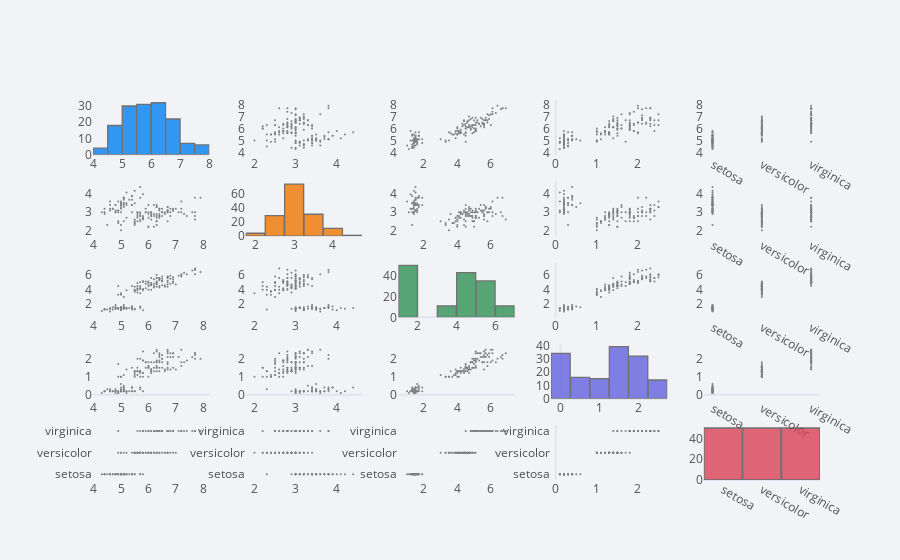

Notebook source saved alongside this figure:
### Code cell
df.scatter_matrix()

### Figure 1 — Plotly figure (JSON) as saved in the notebook; plotly's stock layout.template omitted (floating-point values rounded to 4 significant figures; data arrays with more than 128 entries replaced by an {"elided": "..."} marker saying what was removed)
{"data": [{"histfunc": "count", "histnorm": "", "marker": {"color": "rgba(0, 128, 240, 1.0)", "line": {"color": "#505050", "width": 1.3}}, "name": "sepal_length", "nbinsx": 10, "opacity": 0.8, "orientation": "v", "type": "histogram", "x": {"elided": "150 float values"}, "xaxis": "x", "yaxis": "y"}, {"line": {"color": "rgba(128, 128, 128, 1.0)", "dash": "solid", "shape": "linear", "width": 1.3}, "marker": {"size": 2, "symbol": "circle"}, "mode": "markers", "name": "sepal_length", "text": "", "type": "scatter", "x": {"elided": "150 float values"}, "xaxis": "x2", "y": {"elided": "150 float values"}, "yaxis": "y2"}, {"line": {"color": "rgba(128, 128, 128, 1.0)", "dash": "solid", "shape": "linear", "width": 1.3}, "marker": {"size": 2, "symbol": "circle"}, "mode": "markers", "name": "sepal_length", "text": "", "type": "scatter", "x": {"elided": "150 float values"}, "xaxis": "x3", "y": {"elided": "150 float values"}, "yaxis": "y3"}, {"line": {"color": "rgba(128, 128, 128, 1.0)", "dash": "solid", "shape": "linear", "width": 1.3}, "marker": {"size": 2, "symbol": "circle"}, "mode": "markers", "name": "sepal_length", "text": "", "type": "scatter", "x": {"elided": "150 float values"}, "xaxis": "x4", "y": {"elided": "150 float values"}, "yaxis": "y4"}, {"line": {"color": "rgba(128, 128, 128, 1.0)", "dash": "solid", "shape": "linear", "width": 1.3}, "marker": {"size": 2, "symbol": "circle"}, "mode": "markers", "name": "sepal_length", "text": "", "type": "scatter", "x": {"elided": "150 str values"}, "xaxis": "x5", "y": {"elided": "150 float values"}, "yaxis": "y5"}, {"line": {"color": "rgba(128, 128, 128, 1.0)", "dash": "solid", "shape": "linear", "width": 1.3}, "marker": {"size": 2, "symbol": "circle"}, "mode": "markers", "name": "sepal_width", "text": "", "type": "scatter", "x": {"elided": "150 float values"}, "xaxis": "x6", "y": {"elided": "150 float values"}, "yaxis": "y6"}, {"histfunc": "count", "histnorm": "", "marker": {"color": "rgba(238, 118, 0, 1.0)", "line": {"color": "#505050", "width": 1.3}}, "name": "sepal_width", "nbinsx": 10, "opacity": 0.8, "orientation": "v", "type": "histogram", "x": {"elided": "150 float values"}, "xaxis": "x7", "yaxis": "y7"}, {"line": {"color": "rgba(128, 128, 128, 1.0)", "dash": "solid", "shape": "linear", "width": 1.3}, "marker": {"size": 2, "symbol": "circle"}, "mode": "markers", "name": "sepal_width", "text": "", "type": "scatter", "x": {"elided": "150 float values"}, "xaxis": "x8", "y": {"elided": "150 float values"}, "yaxis": "y8"}, {"line": {"color": "rgba(128, 128, 128, 1.0)", "dash": "solid", "shape": "linear", "width": 1.3}, "marker": {"size": 2, "symbol": "circle"}, "mode": "markers", "name": "sepal_width", "text": "", "type": "scatter", "x": {"elided": "150 float values"}, "xaxis": "x9", "y": {"elided": "150 float values"}, "yaxis": "y9"}, {"line": {"color": "rgba(128, 128, 128, 1.0)", "dash": "solid", "shape": "linear", "width": 1.3}, "marker": {"size": 2, "symbol": "circle"}, "mode": "markers", "name": "sepal_width", "text": "", "type": "scatter", "x": {"elided": "150 str values"}, "xaxis": "x10", "y": {"elided": "150 float values"}, "yaxis": "y10"}, {"line": {"color": "rgba(128, 128, 128, 1.0)", "dash": "solid", "shape": "linear", "width": 1.3}, "marker": {"size": 2, "symbol": "circle"}, "mode": "markers", "name": "petal_length", "text": "", "type": "scatter", "x": {"elided": "150 float values"}, "xaxis": "x11", "y": {"elided": "150 float values"}, "yaxis": "y11"}, {"line": {"color": "rgba(128, 128, 128, 1.0)", "dash": "solid", "shape": "linear", "width": 1.3}, "marker": {"size": 2, "symbol": "circle"}, "mode": "markers", "name": "petal_length", "text": "", "type": "scatter", "x": {"elided": "150 float values"}, "xaxis": "x12", "y": {"elided": "150 float values"}, "yaxis": "y12"}, {"histfunc": "count", "histnorm": "", "marker": {"color": "rgba(48, 144, 84, 1.0)", "line": {"color": "#505050", "width": 1.3}}, "name": "petal_length", "nbinsx": 10, "opacity": 0.8, "orientation": "v", "type": "histogram", "x": {"elided": "150 float values"}, "xaxis": "x13", "yaxis": "y13"}, {"line": {"color": "rgba(128, 128, 128, 1.0)", "dash": "solid", "shape": "linear", "width": 1.3}, "marker": {"size": 2, "symbol": "circle"}, "mode": "markers", "name": "petal_length", "text": "", "type": "scatter", "x": {"elided": "150 float values"}, "xaxis": "x14", "y": {"elided": "150 float values"}, "yaxis": "y14"}, {"line": {"color": "rgba(128, 128, 128, 1.0)", "dash": "solid", "shape": "linear", "width": 1.3}, "marker": {"size": 2, "symbol": "circle"}, "mode": "markers", "name": "petal_length", "text": "", "type": "scatter", "x": {"elided": "150 str values"}, "xaxis": "x15", "y": {"elided": "150 float values"}, "yaxis": "y15"}, {"line": {"color": "rgba(128, 128, 128, 1.0)", "dash": "solid", "shape": "linear", "width": 1.3}, "marker": {"size": 2, "symbol": "circle"}, "mode": "markers", "name": "petal_width", "text": "", "type": "scatter", "x": {"elided": "150 float values"}, "xaxis": "x16", "y": {"elided": "150 float values"}, "yaxis": "y16"}, {"line": {"color": "rgba(128, 128, 128, 1.0)", "dash": "solid", "shape": "linear", "width": 1.3}, "marker": {"size": 2, "symbol": "circle"}, "mode": "markers", "name": "petal_width", "text": "", "type": "scatter", "x": {"elided": "150 float values"}, "xaxis": "x17", "y": {"elided": "150 float values"}, "yaxis": "y17"}, {"line": {"color": "rgba(128, 128, 128, 1.0)", "dash": "solid", "shape": "linear", "width": 1.3}, "marker": {"size": 2, "symbol": "circle"}, "mode": "markers", "name": "petal_width", "text": "", "type": "scatter", "x": {"elided": "150 float values"}, "xaxis": "x18", "y": {"elided": "150 float values"}, "yaxis": "y18"}, {"histfunc": "count", "histnorm": "", "marker": {"color": "rgba(98, 98, 222, 1.0)", "line": {"color": "#505050", "width": 1.3}}, "name": "petal_width", "nbinsx": 10, "opacity": 0.8, "orientation": "v", "type": "histogram", "x": {"elided": "150 float values"}, "xaxis": "x19", "yaxis": "y19"}, {"line": {"color": "rgba(128, 128, 128, 1.0)", "dash": "solid", "shape": "linear", "width": 1.3}, "marker": {"size": 2, "symbol": "circle"}, "mode": "markers", "name": "petal_width", "text": "", "type": "scatter", "x": {"elided": "150 str values"}, "xaxis": "x20", "y": {"elided": "150 float values"}, "yaxis": "y20"}, {"line": {"color": "rgba(128, 128, 128, 1.0)", "dash": "solid", "shape": "linear", "width": 1.3}, "marker": {"size": 2, "symbol": "circle"}, "mode": "markers", "name": "species", "text": "", "type": "scatter", "x": {"elided": "150 float values"}, "xaxis": "x21", "y": {"elided": "150 str values"}, "yaxis": "y21"}, {"line": {"color": "rgba(128, 128, 128, 1.0)", "dash": "solid", "shape": "linear", "width": 1.3}, "marker": {"size": 2, "symbol": "circle"}, "mode": "markers", "name": "species", "text": "", "type": "scatter", "x": {"elided": "150 float values"}, "xaxis": "x22", "y": {"elided": "150 str values"}, "yaxis": "y22"}, {"line": {"color": "rgba(128, 128, 128, 1.0)", "dash": "solid", "shape": "linear", "width": 1.3}, "marker": {"size": 2, "symbol": "circle"}, "mode": "markers", "name": "species", "text": "", "type": "scatter", "x": {"elided": "150 float values"}, "xaxis": "x23", "y": {"elided": "150 str values"}, "yaxis": "y23"}, {"line": {"color": "rgba(128, 128, 128, 1.0)", "dash": "solid", "shape": "linear", "width": 1.3}, "marker": {"size": 2, "symbol": "circle"}, "mode": "markers", "name": "species", "text": "", "type": "scatter", "x": {"elided": "150 float values"}, "xaxis": "x24", "y": {"elided": "150 str values"}, "yaxis": "y24"}, {"histfunc": "count", "histnorm": "", "marker": {"color": "rgba(217, 66, 85, 1.0)", "line": {"color": "#505050", "width": 1.3}}, "name": "species", "nbinsx": 10, "opacity": 0.8, "orientation": "v", "type": "histogram", "x": {"elided": "150 str values"}, "xaxis": "x25", "yaxis": "y25"}], "layout": {"bargap": 0.02, "legend": {"bgcolor": "#F2F3F7", "font": {"color": "#505050"}}, "paper_bgcolor": "#F2F3F7", "plot_bgcolor": "#F2F3F7", "showlegend": false, "title": {"font": {"color": "#484848"}}, "xaxis": {"anchor": "y", "domain": [0, 0.16], "gridcolor": "#E1E5ED", "showgrid": false, "tickfont": {"color": "#505050"}, "title": {"font": {"color": "#505050"}, "text": ""}, "zerolinecolor": "#E1E5ED"}, "xaxis10": {"anchor": "y10", "domain": [0.84, 1], "gridcolor": "#E1E5ED", "showgrid": false, "tickfont": {"color": "#505050"}, "title": {"font": {"color": "#505050"}, "text": ""}, "zerolinecolor": "#E1E5ED"}, "xaxis11": {"anchor": "y11", "domain": [0, 0.16], "gridcolor": "#E1E5ED", "showgrid": false, "tickfont": {"color": "#505050"}, "title": {"font": {"color": "#505050"}, "text": ""}, "zerolinecolor": "#E1E5ED"}, "xaxis12": {"anchor": "y12", "domain": [0.21, 0.37], "gridcolor": "#E1E5ED", "showgrid": false, "tickfont": {"color": "#505050"}, "title": {"font": {"color": "#505050"}, "text": ""}, "zerolinecolor": "#E1E5ED"}, "xaxis13": {"anchor": "y13", "domain": [0.42, 0.58], "gridcolor": "#E1E5ED", "showgrid": false, "tickfont": {"color": "#505050"}, "title": {"font": {"color": "#505050"}, "text": ""}, "zerolinecolor": "#E1E5ED"}, "xaxis14": {"anchor": "y14", "domain": [0.63, 0.79], "gridcolor": "#E1E5ED", "showgrid": false, "tickfont": {"color": "#505050"}, "title": {"font": {"color": "#505050"}, "text": ""}, "zerolinecolor": "#E1E5ED"}, "xaxis15": {"anchor": "y15", "domain": [0.84, 1], "gridcolor": "#E1E5ED", "showgrid": false, "tickfont": {"color": "#505050"}, "title": {"font": {"color": "#505050"}, "text": ""}, "zerolinecolor": "#E1E5ED"}, "xaxis16": {"anchor": "y16", "domain": [0, 0.16], "gridcolor": "#E1E5ED", "showgrid": false, "tickfont": {"color": "#505050"}, "title": {"font": {"color": "#505050"}, "text": ""}, "zerolinecolor": "#E1E5ED"}, "xaxis17": {"anchor": "y17", "domain": [0.21, 0.37], "gridcolor": "#E1E5ED", "showgrid": false, "tickfont": {"color": "#505050"}, "title": {"font": {"color": "#505050"}, "text": ""}, "zerolinecolor": "#E1E5ED"}, "xaxis18": {"anchor": "y18", "domain": [0.42, 0.58], "gridcolor": "#E1E5ED", "showgrid": false, "tickfont": {"color": "#505050"}, "title": {"font": {"color": "#505050"}, "text": ""}, "zerolinecolor": "#E1E5ED"}, "xaxis19": {"anchor": "y19", "domain": [0.63, 0.79], "gridcolor": "#E1E5ED", "showgrid": false, "tickfont": {"color": "#505050"}, "title": {"font": {"color": "#505050"}, "text": ""}, "zerolinecolor": "#E1E5ED"}, "xaxis2": {"anchor": "y2", "domain": [0.21, 0.37], "gridcolor": "#E1E5ED", "showgrid": false, "tickfont": {"color": "#505050"}, "title": {"font": {"color": "#505050"}, "text": ""}, "zerolinecolor": "#E1E5ED"}, "xaxis20": {"anchor": "y20", "domain": [0.84, 1], "gridcolor": "#E1E5ED", "showgrid": false, "tickfont": {"color": "#505050"}, "title": {"font": {"color": "#505050"}, "text": ""}, "zerolinecolor": "#E1E5ED"}, "xaxis21": {"anchor": "y21", "domain": [0, 0.16], "gridcolor": "#E1E5ED", "showgrid": false, "tickfont": {"color": "#505050"}, "title": {"font": {"color": "#505050"}, "text": ""}, "zerolinecolor": "#E1E5ED"}, "xaxis22": {"anchor": "y22", "domain": [0.21, 0.37], "gridcolor": "#E1E5ED", "showgrid": false, "tickfont": {"color": "#505050"}, "title": {"font": {"color": "#505050"}, "text": ""}, "zerolinecolor": "#E1E5ED"}, "xaxis23": {"anchor": "y23", "domain": [0.42, 0.58], "gridcolor": "#E1E5ED", "showgrid": false, "tickfont": {"color": "#505050"}, "title": {"font": {"color": "#505050"}, "text": ""}, "zerolinecolor": "#E1E5ED"}, "xaxis24": {"anchor": "y24", "domain": [0.63, 0.79], "gridcolor": "#E1E5ED", "showgrid": false, "tickfont": {"color": "#505050"}, "title": {"font": {"color": "#505050"}, "text": ""}, "zerolinecolor": "#E1E5ED"}, "xaxis25": {"anchor": "y25", "domain": [0.84, 1], "gridcolor": "#E1E5ED", "showgrid": false, "tickfont": {"color": "#505050"}, "title": {"font": {"color": "#505050"}, "text": ""}, "zerolinecolor": "#E1E5ED"}, "xaxis3": {"anchor": "y3", "domain": [0.42, 0.58], "gridcolor": "#E1E5ED", "showgrid": false, "tickfont": {"color": "#505050"}, "title": {"font": {"color": "#505050"}, "text": ""}, "zerolinecolor": "#E1E5ED"}, "xaxis4": {"anchor": "y4", "domain": [0.63, 0.79], "gridcolor": "#E1E5ED", "showgrid": false, "tickfont": {"color": "#505050"}, "title": {"font": {"color": "#505050"}, "text": ""}, "zerolinecolor": "#E1E5ED"}, "xaxis5": {"anchor": "y5", "domain": [0.84, 1], "gridcolor": "#E1E5ED", "showgrid": false, "tickfont": {"color": "#505050"}, "title": {"font": {"color": "#505050"}, "text": ""}, "zerolinecolor": "#E1E5ED"}, "xaxis6": {"anchor": "y6", "domain": [0, 0.16], "gridcolor": "#E1E5ED", "showgrid": false, "tickfont": {"color": "#505050"}, "title": {"font": {"color": "#505050"}, "text": ""}, "zerolinecolor": "#E1E5ED"}, "xaxis7": {"anchor": "y7", "domain": [0.21, 0.37], "gridcolor": "#E1E5ED", "showgrid": false, "tickfont": {"color": "#505050"}, "title": {"font": {"color": "#505050"}, "text": ""}, "zerolinecolor": "#E1E5ED"}, "xaxis8": {"anchor": "y8", "domain": [0.42, 0.58], "gridcolor": "#E1E5ED", "showgrid": false, "tickfont": {"color": "#505050"}, "title": {"font": {"color": "#505050"}, "text": ""}, "zerolinecolor": "#E1E5ED"}, "xaxis9": {"anchor": "y9", "domain": [0.63, 0.79], "gridcolor": "#E1E5ED", "showgrid": false, "tickfont": {"color": "#505050"}, "title": {"font": {"color": "#505050"}, "text": ""}, "zerolinecolor": "#E1E5ED"}, "yaxis": {"anchor": "x", "domain": [0.856, 1], "gridcolor": "#E1E5ED", "showgrid": false, "tickfont": {"color": "#505050"}, "title": {"font": {"color": "#505050"}, "text": ""}, "zerolinecolor": "#E1E5ED"}, "yaxis10": {"anchor": "x10", "domain": [0.642, 0.786], "gridcolor": "#E1E5ED", "showgrid": false, "tickfont": {"color": "#505050"}, "title": {"font": {"color": "#505050"}, "text": ""}, "zerolinecolor": "#E1E5ED"}, "yaxis11": {"anchor": "x11", "domain": [0.428, 0.572], "gridcolor": "#E1E5ED", "showgrid": false, "tickfont": {"color": "#505050"}, "title": {"font": {"color": "#505050"}, "text": ""}, "zerolinecolor": "#E1E5ED"}, "yaxis12": {"anchor": "x12", "domain": [0.428, 0.572], "gridcolor": "#E1E5ED", "showgrid": false, "tickfont": {"color": "#505050"}, "title": {"font": {"color": "#505050"}, "text": ""}, "zerolinecolor": "#E1E5ED"}, "yaxis13": {"anchor": "x13", "domain": [0.428, 0.572], "gridcolor": "#E1E5ED", "showgrid": false, "tickfont": {"color": "#505050"}, "title": {"font": {"color": "#505050"}, "text": ""}, "zerolinecolor": "#E1E5ED"}, "yaxis14": {"anchor": "x14", "domain": [0.428, 0.572], "gridcolor": "#E1E5ED", "showgrid": false, "tickfont": {"color": "#505050"}, "title": {"font": {"color": "#505050"}, "text": ""}, "zerolinecolor": "#E1E5ED"}, "yaxis15": {"anchor": "x15", "domain": [0.428, 0.572], "gridcolor": "#E1E5ED", "showgrid": false, "tickfont": {"color": "#505050"}, "title": {"font": {"color": "#505050"}, "text": ""}, "zerolinecolor": "#E1E5ED"}, "yaxis16": {"anchor": "x16", "domain": [0.214, 0.358], "gridcolor": "#E1E5ED", "showgrid": false, "tickfont": {"color": "#505050"}, "title": {"font": {"color": "#505050"}, "text": ""}, "zerolinecolor": "#E1E5ED"}, "yaxis17": {"anchor": "x17", "domain": [0.214, 0.358], "gridcolor": "#E1E5ED", "showgrid": false, "tickfont": {"color": "#505050"}, "title": {"font": {"color": "#505050"}, "text": ""}, "zerolinecolor": "#E1E5ED"}, "yaxis18": {"anchor": "x18", "domain": [0.214, 0.358], "gridcolor": "#E1E5ED", "showgrid": false, "tickfont": {"color": "#505050"}, "title": {"font": {"color": "#505050"}, "text": ""}, "zerolinecolor": "#E1E5ED"}, "yaxis19": {"anchor": "x19", "domain": [0.214, 0.358], "gridcolor": "#E1E5ED", "showgrid": false, "tickfont": {"color": "#505050"}, "title": {"font": {"color": "#505050"}, "text": ""}, "zerolinecolor": "#E1E5ED"}, "yaxis2": {"anchor": "x2", "domain": [0.856, 1], "gridcolor": "#E1E5ED", "showgrid": false, "tickfont": {"color": "#505050"}, "title": {"font": {"color": "#505050"}, "text": ""}, "zerolinecolor": "#E1E5ED"}, "yaxis20": {"anchor": "x20", "domain": [0.214, 0.358], "gridcolor": "#E1E5ED", "showgrid": false, "tickfont": {"color": "#505050"}, "title": {"font": {"color": "#505050"}, "text": ""}, "zerolinecolor": "#E1E5ED"}, "yaxis21": {"anchor": "x21", "domain": [0, 0.144], "gridcolor": "#E1E5ED", "showgrid": false, "tickfont": {"color": "#505050"}, "title": {"font": {"color": "#505050"}, "text": ""}, "zerolinecolor": "#E1E5ED"}, "yaxis22": {"anchor": "x22", "domain": [0, 0.144], "gridcolor": "#E1E5ED", "showgrid": false, "tickfont": {"color": "#505050"}, "title": {"font": {"color": "#505050"}, "text": ""}, "zerolinecolor": "#E1E5ED"}, "yaxis23": {"anchor": "x23", "domain": [0, 0.144], "gridcolor": "#E1E5ED", "showgrid": false, "tickfont": {"color": "#505050"}, "title": {"font": {"color": "#505050"}, "text": ""}, "zerolinecolor": "#E1E5ED"}, "yaxis24": {"anchor": "x24", "domain": [0, 0.144], "gridcolor": "#E1E5ED", "showgrid": false, "tickfont": {"color": "#505050"}, "title": {"font": {"color": "#505050"}, "text": ""}, "zerolinecolor": "#E1E5ED"}, "yaxis25": {"anchor": "x25", "domain": [0, 0.144], "gridcolor": "#E1E5ED", "showgrid": false, "tickfont": {"color": "#505050"}, "title": {"font": {"color": "#505050"}, "text": ""}, "zerolinecolor": "#E1E5ED"}, "yaxis3": {"anchor": "x3", "domain": [0.856, 1], "gridcolor": "#E1E5ED", "showgrid": false, "tickfont": {"color": "#505050"}, "title": {"font": {"color": "#505050"}, "text": ""}, "zerolinecolor": "#E1E5ED"}, "yaxis4": {"anchor": "x4", "domain": [0.856, 1], "gridcolor": "#E1E5ED", "showgrid": false, "tickfont": {"color": "#505050"}, "title": {"font": {"color": "#505050"}, "text": ""}, "zerolinecolor": "#E1E5ED"}, "yaxis5": {"anchor": "x5", "domain": [0.856, 1], "gridcolor": "#E1E5ED", "showgrid": false, "tickfont": {"color": "#505050"}, "title": {"font": {"color": "#505050"}, "text": ""}, "zerolinecolor": "#E1E5ED"}, "yaxis6": {"anchor": "x6", "domain": [0.642, 0.786], "gridcolor": "#E1E5ED", "showgrid": false, "tickfont": {"color": "#505050"}, "title": {"font": {"color": "#505050"}, "text": ""}, "zerolinecolor": "#E1E5ED"}, "yaxis7": {"anchor": "x7", "domain": [0.642, 0.786], "gridcolor": "#E1E5ED", "showgrid": false, "tickfont": {"color": "#505050"}, "title": {"font": {"color": "#505050"}, "text": ""}, "zerolinecolor": "#E1E5ED"}, "yaxis8": {"anchor": "x8", "domain": [0.642, 0.786], "gridcolor": "#E1E5ED", "showgrid": false, "tickfont": {"color": "#505050"}, "title": {"font": {"color": "#505050"}, "text": ""}, "zerolinecolor": "#E1E5ED"}, "yaxis9": {"anchor": "x9", "domain": [0.642, 0.786], "gridcolor": "#E1E5ED", "showgrid": false, "tickfont": {"color": "#505050"}, "title": {"font": {"color": "#505050"}, "text": ""}, "zerolinecolor": "#E1E5ED"}}}
